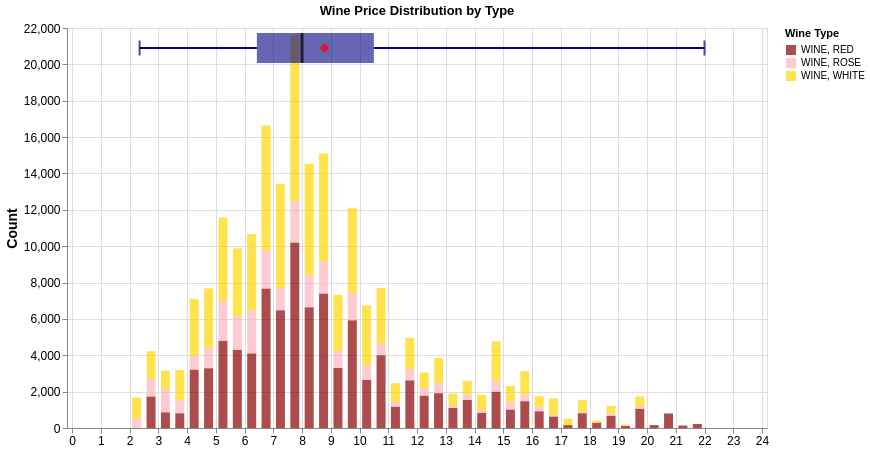

Here is the notebook cell this chart was saved with:
### Code cell
# Create the histogram with stacked bars
histogram = alt.Chart(combined_agg).mark_bar(
    opacity=0.7,
    strokeWidth=0,
    size=9  # Width of bars in pixels
).encode(
    alt.X('price_bin_center:Q', title='Price (£)', scale=alt.Scale(domain=[0, 24], nice=False)),
    alt.Y('count:Q', stack=True, title='Count'),
    alt.Color('description:N', 
        scale=color_scale, 
        title='Wine Type'
    ),
    order=alt.Order('description:N', sort='ascending'),  # Ascending order: RED bottom, ROSE middle, WHITE top
    tooltip=[
        alt.Tooltip('description:N', title='Wine Type'),
        alt.Tooltip('price_bin_center:Q', title='Price', format='.2f'),
        alt.Tooltip('count:Q', title='Count')
    ]
).transform_filter(
    alt.datum.store_id == store_param
).transform_filter(
    (wine_type_param == 'All Types') | (alt.datum.description == wine_type_param)
).add_params(
    store_param,
    wine_type_param
).properties(
    width=700,
    height=400,
    title='Wine Price Distribution by Type'
)

# Create box plot layer
# Box (Q1 to Q3)
box_rect = alt.Chart(stats_df).mark_bar(
    size=30,
    opacity=0.6,
    color='navy'
).encode(
    x=alt.X('q1_price:Q', scale=alt.Scale(domain=[0, 24]), title=None),
    x2='q3_price:Q',
    y=alt.value(20),  # Fixed y position at bottom of chart
    tooltip=[
        alt.Tooltip('store_id:N', title='Store'),
        alt.Tooltip('description:N', title='Wine Type'),
        alt.Tooltip('min_price:Q', title='Min', format='.2f'),
        alt.Tooltip('q1_price:Q', title='Q1', format='.2f'),
        alt.Tooltip('median_price:Q', title='Median', format='.2f'),
        alt.Tooltip('q3_price:Q', title='Q3', format='.2f'),
        alt.Tooltip('max_price:Q', title='Max', format='.2f')
    ]
).transform_filter(
    alt.datum.store_id == store_param
).transform_filter(
    alt.datum.description == wine_type_param
)

# Whiskers (min to Q1 and Q3 to max)
whisker_min = alt.Chart(stats_df).mark_rule(
    color='navy',
    strokeWidth=2
).encode(
    x='min_price:Q',
    x2='q1_price:Q',
    y=alt.value(20)
).transform_filter(
    alt.datum.store_id == store_param
).transform_filter(
    alt.datum.description == wine_type_param
)

whisker_max = alt.Chart(stats_df).mark_rule(
    color='navy',
    strokeWidth=2
).encode(
    x='q3_price:Q',
    x2='max_price:Q',
    y=alt.value(20)
).transform_filter(
    alt.datum.store_id == store_param
).transform_filter(
    alt.datum.description == wine_type_param
)

# End caps for whiskers
cap_min = alt.Chart(stats_df).mark_tick(
    color='navy',
    thickness=2,
    size=15
).encode(
    x='min_price:Q',
    y=alt.value(20)
).transform_filter(
    alt.datum.store_id == store_param
).transform_filter(
    alt.datum.description == wine_type_param
)

cap_max = alt.Chart(stats_df).mark_tick(
    color='navy',
    thickness=2,
    size=15
).encode(
    x='max_price:Q',
    y=alt.value(20)
).transform_filter(
    alt.datum.store_id == store_param
).transform_filter(
    alt.datum.description == wine_type_param
)

# Median line on box
median_mark = alt.Chart(stats_df).mark_tick(
    color='black',
    thickness=3,
    size=30
).encode(
    x='median_price:Q',
    y=alt.value(20)
).transform_filter(
    alt.datum.store_id == store_param
).transform_filter(
    alt.datum.description == wine_type_param
)

# Mean marker on box (diamond shape)
mean_mark = alt.Chart(stats_df).mark_point(
    shape='diamond',
    color='red',
    size=100,
    filled=True
).encode(
    x='mean_price:Q',
    y=alt.value(20),
    tooltip=[
        alt.Tooltip('mean_price:Q', title='Mean Price', format='.2f')
    ]
).transform_filter(
    alt.datum.store_id == store_param
).transform_filter(
    alt.datum.description == wine_type_param
)

# Combine all layers
final_chart = (histogram + box_rect + whisker_min + whisker_max + cap_min + cap_max + median_mark + mean_mark).configure_axis(
    labelFontSize=12,
    titleFontSize=14
).configure_legend(
    orient='right'
)

final_chart

### Figure 1 — Vega-Lite specification as saved in the notebook (floating-point values rounded to 4 significant figures; data arrays with more than 128 entries replaced by an {"elided": "..."} marker saying what was removed)
{"config": {"view": {"continuousWidth": 300, "continuousHeight": 300}, "axis": {"labelFontSize": 12, "titleFontSize": 14}, "legend": {"orient": "right"}}, "layer": [{"data": {"name": "data-f751d7f18777f12729911b360c8e909f"}, "mark": {"type": "bar", "opacity": 0.7, "size": 9, "strokeWidth": 0}, "encoding": {"color": {"field": "description", "scale": {"domain": ["WINE, RED", "WINE, ROSE", "WINE, WHITE"], "range": ["#8B0000", "#FFB6C1", "#FFD700"]}, "title": "Wine Type", "type": "nominal"}, "order": {"field": "description", "sort": "ascending", "type": "nominal"}, "tooltip": [{"field": "description", "title": "Wine Type", "type": "nominal"}, {"field": "price_bin_center", "format": ".2f", "title": "Price", "type": "quantitative"}, {"field": "count", "title": "Count", "type": "quantitative"}], "x": {"field": "price_bin_center", "scale": {"domain": [0, 24], "nice": false}, "title": "Price (£)", "type": "quantitative"}, "y": {"field": "count", "stack": true, "title": "Count", "type": "quantitative"}}, "title": "Wine Price Distribution by Type", "transform": [{"filter": "(datum.store_id === selected_store)"}, {"filter": "((selected_wine_type === 'All Types') || (datum.description === selected_wine_type))"}]}, {"data": {"name": "data-a8914c39331b7d3efce5aee890aa1d46"}, "mark": {"type": "bar", "color": "navy", "opacity": 0.6, "size": 30}, "encoding": {"tooltip": [{"field": "store_id", "title": "Store", "type": "nominal"}, {"field": "description", "title": "Wine Type", "type": "nominal"}, {"field": "min_price", "format": ".2f", "title": "Min", "type": "quantitative"}, {"field": "q1_price", "format": ".2f", "title": "Q1", "type": "quantitative"}, {"field": "median_price", "format": ".2f", "title": "Median", "type": "quantitative"}, {"field": "q3_price", "format": ".2f", "title": "Q3", "type": "quantitative"}, {"field": "max_price", "format": ".2f", "title": "Max", "type": "quantitative"}], "x": {"field": "q1_price", "scale": {"domain": [0, 24]}, "title": null, "type": "quantitative"}, "x2": {"field": "q3_price"}, "y": {"value": 20}}, "transform": [{"filter": "(datum.store_id === selected_store)"}, {"filter": "(datum.description === selected_wine_type)"}]}, {"data": {"name": "data-a8914c39331b7d3efce5aee890aa1d46"}, "mark": {"type": "rule", "color": "navy", "strokeWidth": 2}, "encoding": {"x": {"field": "min_price", "type": "quantitative"}, "x2": {"field": "q1_price"}, "y": {"value": 20}}, "transform": [{"filter": "(datum.store_id === selected_store)"}, {"filter": "(datum.description === selected_wine_type)"}]}, {"data": {"name": "data-a8914c39331b7d3efce5aee890aa1d46"}, "mark": {"type": "rule", "color": "navy", "strokeWidth": 2}, "encoding": {"x": {"field": "q3_price", "type": "quantitative"}, "x2": {"field": "max_price"}, "y": {"value": 20}}, "transform": [{"filter": "(datum.store_id === selected_store)"}, {"filter": "(datum.description === selected_wine_type)"}]}, {"data": {"name": "data-a8914c39331b7d3efce5aee890aa1d46"}, "mark": {"type": "tick", "color": "navy", "size": 15, "thickness": 2}, "encoding": {"x": {"field": "min_price", "type": "quantitative"}, "y": {"value": 20}}, "transform": [{"filter": "(datum.store_id === selected_store)"}, {"filter": "(datum.description === selected_wine_type)"}]}, {"data": {"name": "data-a8914c39331b7d3efce5aee890aa1d46"}, "mark": {"type": "tick", "color": "navy", "size": 15, "thickness": 2}, "encoding": {"x": {"field": "max_price", "type": "quantitative"}, "y": {"value": 20}}, "transform": [{"filter": "(datum.store_id === selected_store)"}, {"filter": "(datum.description === selected_wine_type)"}]}, {"data": {"name": "data-a8914c39331b7d3efce5aee890aa1d46"}, "mark": {"type": "tick", "color": "black", "size": 30, "thickness": 3}, "encoding": {"x": {"field": "median_price", "type": "quantitative"}, "y": {"value": 20}}, "transform": [{"filter": "(datum.store_id === selected_store)"}, {"filter": "(datum.description === selected_wine_type)"}]}, {"data": {"name": "data-a8914c39331b7d3efce5aee890aa1d46"}, "mark": {"type": "point", "color": "red", "filled": true, "shape": "diamond", "size": 100}, "encoding": {"tooltip": [{"field": "mean_price", "format": ".2f", "title": "Mean Price", "type": "quantitative"}], "x": {"field": "mean_price", "type": "quantitative"}, "y": {"value": 20}}, "transform": [{"filter": "(datum.store_id === selected_store)"}, {"filter": "(datum.description === selected_wine_type)"}]}], "height": 400, "params": [{"name": "selected_store", "bind": {"input": "select", "options": [0, 1, 2, 3, 4, 5, 8, 9], "labels": ["All Stores", "Store 1", "Store 2", "Store 3", "Store 4", "Store 5", "Store 8", "Store 9"], "name": "Select Store: "}, "value": 0}, {"name": "selected_wine_type", "bind": {"input": "select", "options": ["All Types", "WINE, RED", "WINE, ROSE", "WINE, WHITE"], "name": "Select Wine Type: "}, "value": "All Types"}], "width": 700, "$schema": "https://vega.github.io/schema/vega-lite/v5.20.1.json", "datasets": {"data-f751d7f18777f12729911b360c8e909f": {"elided": "1152 records"}, "data-a8914c39331b7d3efce5aee890aa1d46": [{"store_id": 1, "description": "WINE, RED", "mean_price": 9.823, "median_price": 9.0, "q1_price": 7.5, "q3_price": 11.75, "min_price": 2.75, "max_price": 22.0}, {"store_id": 1, "description": "WINE, ROSE", "mean_price": 8.633, "median_price": 8.5, "q1_price": 5.75, "q3_price": 10.5, "min_price": 2.5, "max_price": 20.0}, {"store_id": 1, "description": "WINE, WHITE", "mean_price": 8.666, "median_price": 8.25, "q1_price": 6.5, "q3_price": 10.0, "min_price": 2.5, "max_price": 20.0}, {"store_id": 2, "description": "WINE, RED", "mean_price": 9.816, "median_price": 9.0, "q1_price": 7.25, "q3_price": 12.0, "min_price": 2.75, "max_price": 22.0}, {"store_id": 2, "description": "WINE, ROSE", "mean_price": 8.345, "median_price": 8.0, "q1_price": 5.65, "q3_price": 10.25, "min_price": 2.35, "max_price": 20.0}, {"store_id": 2, "description": "WINE, WHITE", "mean_price": 9.153, "median_price": 8.5, "q1_price": 7.0, "q3_price": 10.75, "min_price": 2.5, "max_price": 20.0}, {"store_id": 3, "description": "WINE, RED", "mean_price": 8.396, "median_price": 7.75, "q1_price": 6.47, "q3_price": 9.5, "min_price": 2.75, "max_price": 21.5}, {"store_id": 3, "description": "WINE, ROSE", "mean_price": 7.589, "median_price": 7.0, "q1_price": 5.45, "q3_price": 9.0, "min_price": 2.48, "max_price": 20.0}, {"store_id": 3, "description": "WINE, WHITE", "mean_price": 7.966, "median_price": 7.25, "q1_price": 5.75, "q3_price": 9.0, "min_price": 2.5, "max_price": 20.0}, {"store_id": 4, "description": "WINE, RED", "mean_price": 9.229, "median_price": 9.0, "q1_price": 7.0, "q3_price": 11.0, "min_price": 2.75, "max_price": 22.0}, {"store_id": 4, "description": "WINE, ROSE", "mean_price": 7.792, "median_price": 7.0, "q1_price": 5.75, "q3_price": 10.0, "min_price": 2.49, "max_price": 19.66}, {"store_id": 4, "description": "WINE, WHITE", "mean_price": 9.181, "median_price": 8.75, "q1_price": 7.0, "q3_price": 11.0, "min_price": 2.5, "max_price": 20.0}, {"store_id": 5, "description": "WINE, RED", "mean_price": 6.509, "median_price": 5.99, "q1_price": 4.99, "q3_price": 7.49, "min_price": 2.79, "max_price": 19.99}, {"store_id": 5, "description": "WINE, ROSE", "mean_price": 6.493, "median_price": 6.29, "q1_price": 4.99, "q3_price": 7.99, "min_price": 2.99, "max_price": 13.99}, {"store_id": 5, "description": "WINE, WHITE", "mean_price": 6.366, "median_price": 5.99, "q1_price": 4.75, "q3_price": 7.49, "min_price": 2.69, "max_price": 19.99}, {"store_id": 8, "description": "WINE, RED", "mean_price": 10.76, "median_price": 9.99, "q1_price": 7.99, "q3_price": 13.49, "min_price": 3.0, "max_price": 20.99}, {"store_id": 8, "description": "WINE, ROSE", "mean_price": 9.875, "median_price": 8.99, "q1_price": 7.99, "q3_price": 10.49, "min_price": 5.99, "max_price": 15.49}, {"store_id": 8, "description": "WINE, WHITE", "mean_price": 11.2, "median_price": 10.49, "q1_price": 8.5, "q3_price": 13.49, "min_price": 4.72, "max_price": 19.99}, {"store_id": 9, "description": "WINE, RED", "mean_price": 7.696, "median_price": 7.5, "q1_price": 6.75, "q3_price": 8.25, "min_price": 3.0, "max_price": 17.0}, {"store_id": 9, "description": "WINE, ROSE", "mean_price": 6.83, "median_price": 6.25, "q1_price": 6.25, "q3_price": 7.15, "min_price": 5.0, "max_price": 12.25}, {"store_id": 9, "description": "WINE, WHITE", "mean_price": 7.58, "median_price": 7.45, "q1_price": 6.5, "q3_price": 8.0, "min_price": 5.15, "max_price": 17.0}, {"store_id": 1, "description": "All Types", "mean_price": 9.228, "median_price": 8.5, "q1_price": 7.0, "q3_price": 11.0, "min_price": 2.5, "max_price": 22.0}, {"store_id": 2, "description": "All Types", "mean_price": 9.334, "median_price": 8.75, "q1_price": 7.0, "q3_price": 11.0, "min_price": 2.35, "max_price": 22.0}, {"store_id": 3, "description": "All Types", "mean_price": 8.1, "median_price": 7.5, "q1_price": 5.98, "q3_price": 9.25, "min_price": 2.48, "max_price": 21.5}, {"store_id": 4, "description": "All Types", "mean_price": 9.033, "median_price": 8.5, "q1_price": 6.75, "q3_price": 11.0, "min_price": 2.49, "max_price": 22.0}, {"store_id": 5, "description": "All Types", "mean_price": 6.452, "median_price": 5.99, "q1_price": 4.89, "q3_price": 7.69, "min_price": 2.69, "max_price": 19.99}, {"store_id": 8, "description": "All Types", "mean_price": 10.92, "median_price": 10.0, "q1_price": 8.0, "q3_price": 13.49, "min_price": 3.0, "max_price": 20.99}, {"store_id": 9, "description": "All Types", "mean_price": 7.551, "median_price": 7.25, "q1_price": 6.5, "q3_price": 8.0, "min_price": 3.0, "max_price": 17.0}, {"store_id": 0, "description": "WINE, RED", "mean_price": 9.169, "median_price": 8.25, "q1_price": 6.75, "q3_price": 11.0, "min_price": 2.75, "max_price": 22.0}, {"store_id": 0, "description": "WINE, ROSE", "mean_price": 7.971, "median_price": 7.5, "q1_price": 5.5, "q3_price": 9.75, "min_price": 2.35, "max_price": 20.0}, {"store_id": 0, "description": "WINE, WHITE", "mean_price": 8.623, "median_price": 8.0, "q1_price": 6.29, "q3_price": 10.0, "min_price": 2.5, "max_price": 20.0}, {"store_id": 0, "description": "All Types", "mean_price": 8.785, "median_price": 8.0, "q1_price": 6.43, "q3_price": 10.5, "min_price": 2.35, "max_price": 22.0}]}}
